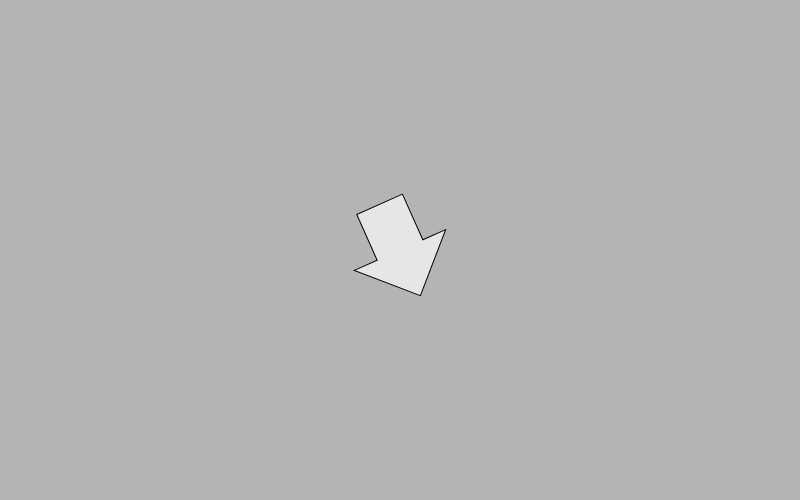
Frame 1 (no input)
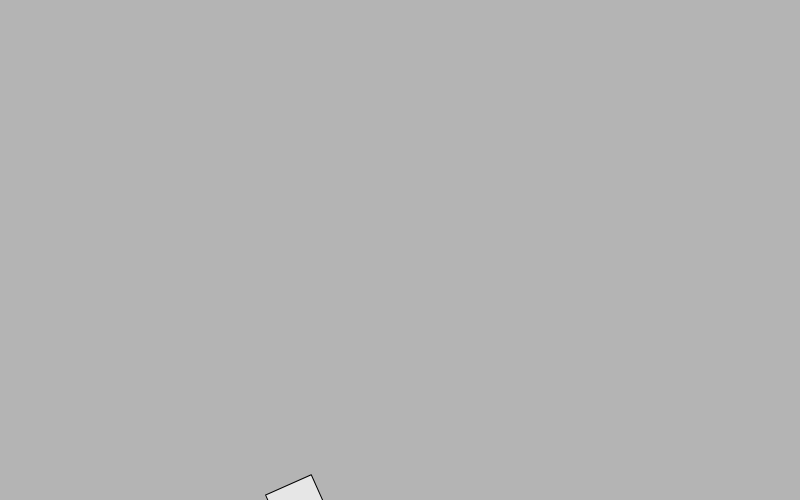
Frame 60 (no input)
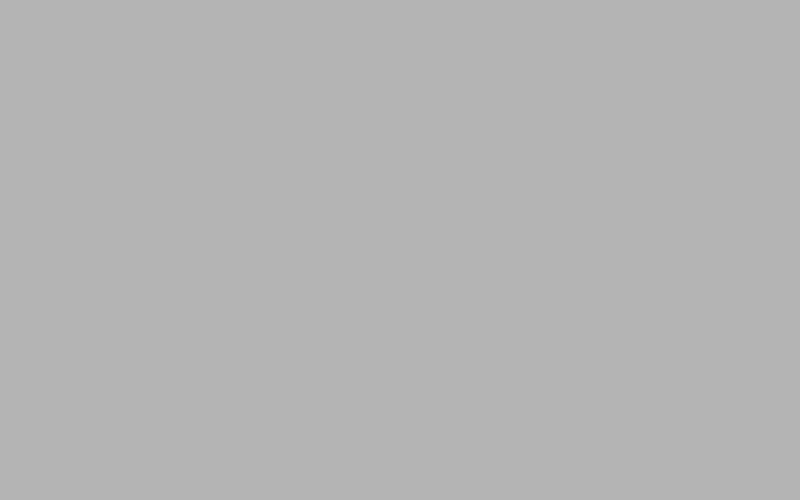
Frame 120 (the mouse pressed at the canvas centre since frame 60)

The p5.js sketch that drew these frames (run headless with seeded random() and noise() and a simulated clock; from frame 60 on, the mouse is pressed at the canvas centre):

// p5.js sketch
// ── sketch.js
let arrow;
let speed;

function setup() {
    createCanvas(800, 500);
    background(180);

    speed = 5
    this.rotation = 60;

    arrow = new Arrow(width/2, height/2, 0, 0, 20, 230, 90, 80);

    arrow.vx = speed*cos(this.rotation * PI/100);
    arrow.vy = speed*sin(this.rotation * PI/100);
}

function draw() {
    background(180);
    arrow.drawArrow();
    arrow.moveArrow();
}
// ── Arrow.js
//Arrow class
class Arrow {
	constructor(x, y, vx, vy, rotation, c) {
		//x and y properties of arrow
		this.x = x;
		this.y = y;
		this.vx = vx;
		this.vy = vy;
		this.rotation = rotation;
		this.c = c;
	}
	//function to draw the arrow
	drawArrow() {
		push();
		//translate from the top left corner to x and y of object
		translate(this.x, this.y);
		//rotate by rotation value of object
		rotate(this.rotation);
		fill(this.c);
		beginShape();
		vertex(-50, -25);
		vertex(0, -25);
		vertex(0, -50);
		vertex(50, 0);
		vertex(0, 50);
		vertex(0, 25);
		vertex(-50, 25);
		vertex(-50, -25);
		endShape();
		pop();
		
	}
	moveArrow()
	{
		this.x = this.x + this.vx;
		this.y = this.y + this.vy;
	}
}
